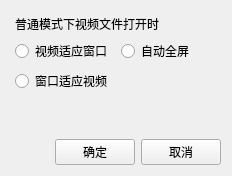
     <widget class="QWidget" name="tab_setting_play">
      <attribute name="title">
       <string>播放设置</string>
      </attribute>
      <layout class="QVBoxLayout" name="verticalLayout">
       <property name="leftMargin">
        <number>15</number>
       </property>
       <property name="topMargin">
        <number>15</number>
       </property>
       <item>
        <widget class="QLabel" name="label_set_move_window_size_title">
         <property name="text">
          <string>普通模式下视频文件打开时</string>
         </property>
        </widget>
       </item>
       <item>
        <layout class="QGridLayout" name="gridLayout">
         <property name="sizeConstraint">
          <enum>QLayout::SizeConstraint::SetFixedSize</enum>
         </property>
         <property name="spacing">
          <number>6</number>
         </property>
         <item row="0" column="0">
          <widget class="QRadioButton" name="radioButton_move_window_size_mfw">
           <property name="text">
            <string>视频适应窗口</string>
           </property>
          </widget>
         </item>
         <item row="0" column="1">
          <widget class="QRadioButton" name="radioButton_move_windows_size_fs">
           <property name="text">
            <string>自动全屏</string>
           </property>
          </widget>
         </item>
         <item row="1" column="0">
          <widget class="QRadioButton" name="radioButton_move_window_size_wfm">
           <property name="text">
            <string>窗口适应视频</string>
           </property>
          </widget>
         </item>
        </layout>
       </item>
       <item>
        <spacer name="verticalSpacer_5">
         <property name="orientation">
          <enum>Qt::Orientation::Vertical</enum>
         </property>
         <property name="sizeHint" stdset="0">
          <size>
           <width>20</width>
           <height>40</height>
          </size>
         </property>
        </spacer>
       </item>
       <item>
        <layout class="QHBoxLayout" name="horizontalLayout_16">
         <property name="topMargin">
          <number>0</number>
         </property>
         <item>
          <spacer name="horizontalSpacer_17">
           <property name="orientation">
            <enum>Qt::Orientation::Horizontal</enum>
           </property>
           <property name="sizeHint" stdset="0">
            <size>
             <width>40</width>
             <height>20</height>
            </size>
           </property>
          </spacer>
         </item>
         <item>
          <widget class="QPushButton" name="pushButton_play_setting_confirm">
           <property name="text">
            <string>确定</string>
           </property>
          </widget>
         </item>
         <item>
          <widget class="QPushButton" name="pushButton_play_setting_cancel">
           <property name="text">
            <string>取消</string>
           </property>
          </widget>
         </item>
        </layout>
       </item>
      </layout>
     </widget>
